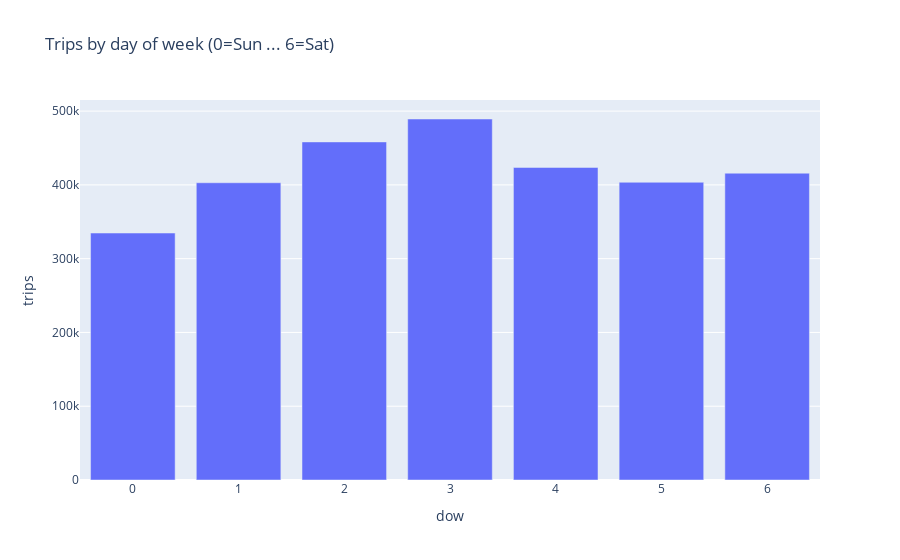

The code cell stored with this chart in its notebook:
### Code cell
fig = px.bar(df_by_dow, x="dow", y="trips", title="Trips by day of week (0=Sun ... 6=Sat)")
fig.show()

### Figure 1 — Plotly figure (JSON) as saved in the notebook; plotly's stock layout.template omitted (floating-point values rounded to 4 significant figures)
{"data": [{"hovertemplate": "dow=%{x}<br>trips=%{y}<extra></extra>", "legendgroup": "", "marker": {"color": "#636efa", "pattern": {"shape": ""}}, "name": "", "orientation": "v", "showlegend": false, "textposition": "auto", "type": "bar", "x": [0, 1, 2, 3, 4, 5, 6], "xaxis": "x", "y": [334766, 402899, 458244, 489305, 423655, 403541, 415844], "yaxis": "y"}], "layout": {"barmode": "relative", "legend": {"tracegroupgap": 0}, "title": {"text": "Trips by day of week (0=Sun ... 6=Sat)"}, "xaxis": {"anchor": "y", "domain": [0, 1], "title": {"text": "dow"}}, "yaxis": {"anchor": "x", "domain": [0, 1], "title": {"text": "trips"}}}}
